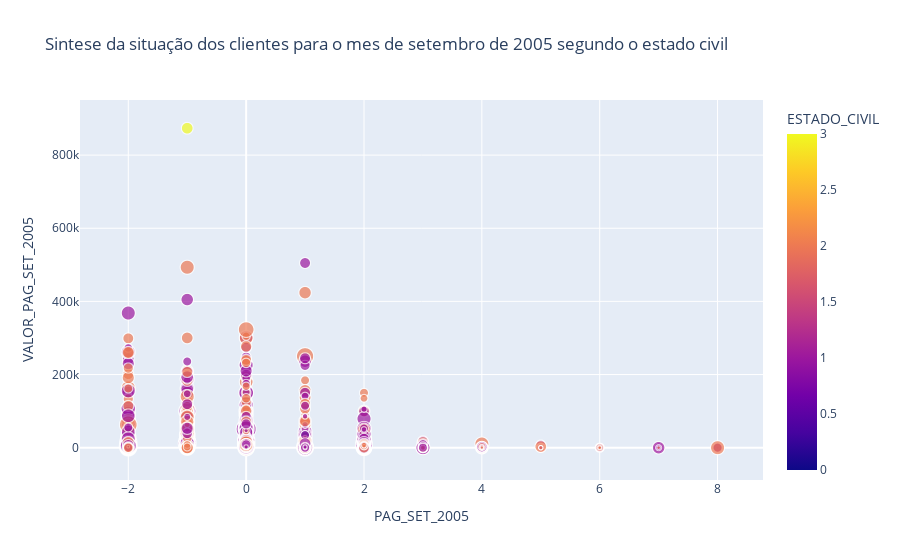

Notebook code for this chart:
### Markdown cell above
# Aula 4

### Code cell
# PLOTLY: Scatter

fig = px.scatter(credit, x = 'PAG_SET_2005', y = 'VALOR_PAG_SET_2005', color = 'ESTADO_CIVIL', size = 'VALOR_CREDITO', title = 'Sintese da situação dos clientes para o mes de setembro de 2005 segundo o estado civil')
fig.show()

fig.write_html('sintese_clientes_set_2005.html')

### Figure 1 — Plotly figure (JSON) as saved in the notebook; plotly's stock layout.template omitted (floating-point values rounded to 4 significant figures; data arrays with more than 128 entries replaced by an {"elided": "..."} marker saying what was removed)
{"data": [{"hovertemplate": "PAG_SET_2005=%{x}<br>VALOR_PAG_SET_2005=%{y}<br>VALOR_CREDITO=%{marker.size}<br>ESTADO_CIVIL=%{marker.color}<extra></extra>", "legendgroup": "", "marker": {"color": {"elided": "30000 int values"}, "coloraxis": "coloraxis", "size": {"elided": "30000 int values"}, "sizemode": "area", "sizeref": 2500, "symbol": "circle"}, "mode": "markers", "name": "", "showlegend": false, "type": "scattergl", "x": {"elided": "30000 int values"}, "xaxis": "x", "y": {"elided": "30000 int values"}, "yaxis": "y"}], "layout": {"coloraxis": {"colorbar": {"title": {"text": "ESTADO_CIVIL"}}, "colorscale": [[0, "#0d0887"], [0.1111, "#46039f"], [0.2222, "#7201a8"], [0.3333, "#9c179e"], [0.4444, "#bd3786"], [0.5556, "#d8576b"], [0.6667, "#ed7953"], [0.7778, "#fb9f3a"], [0.8889, "#fdca26"], [1, "#f0f921"]]}, "legend": {"itemsizing": "constant", "tracegroupgap": 0}, "title": {"text": "Sintese da situação dos clientes para o mes de setembro de 2005 segundo o estado civil"}, "xaxis": {"anchor": "y", "domain": [0, 1], "title": {"text": "PAG_SET_2005"}}, "yaxis": {"anchor": "x", "domain": [0, 1], "title": {"text": "VALOR_PAG_SET_2005"}}}}
